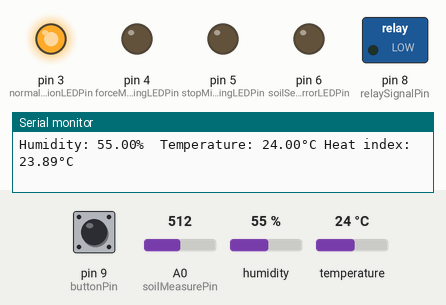
The sketch below on a simulated Arduino Uno, built with avr-gcc and run on an emulated ATmega328P. On the bench: switched loads named in the sketch (green lamp = pin HIGH), output pins drawn as LEDs (lit = HIGH), the last lines printed to the serial monitor. The test bench sets the inputs (shaded band); at power-on: pin 9 (buttonPin) LOW, A0 (soilMeasurePin) = 512, humidity 55 %, temperature 24 °C. Pins used as bus, display or sensor lines are not drawn.

Above: at 2.8 s.
2.9 s: pin 9 (buttonPin) pulled HIGH for 0.15 s
At 3.5 s:
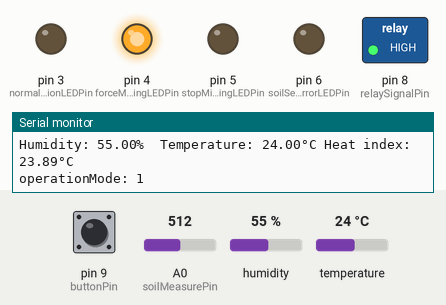
4.5 s: pin 9 (buttonPin) pulled HIGH for 1 s
At 5.9 s:
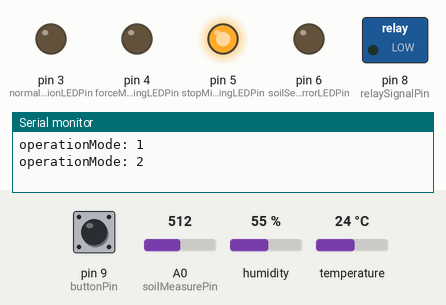
7.0 s: pin 9 (buttonPin) pulled HIGH for 3.2 s
At 7.8 s:
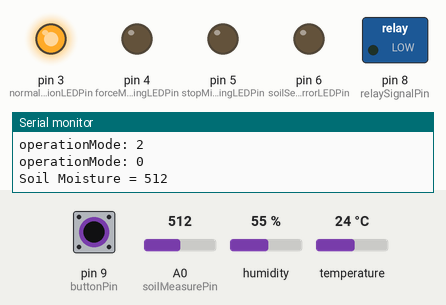
Timing chart, 0 to 10.0 s (numbered marks = the images above; inputs shaded):
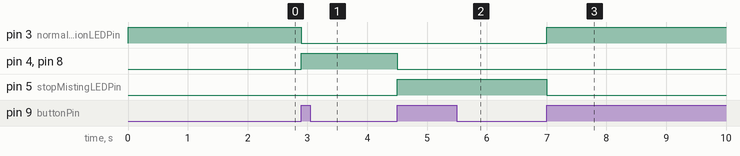

The sketch:

greenhouse.ino
```cpp
#include "DHT.h"

// PIN definitions

// LED configuration
#define normalOperationLEDPin 3
#define forceMistingLEDPin 4
#define stopMistingLEDPin 5
#define soilSensorErrorLEDPin 6

// Push button configuration
#define buttonPin 9

#define soilMeasurePin A0 // Analog pin connected to the sensor's signal outptu
// Rather than powering the sensor through the 3.3V or 5V pins,
// we'll use a digital pin to power the sensor. This will
// prevent corrosion of the sensor as it sits in the soil.
// Variable for soil moisture power pin
#define soilPowerPin 7

// Relay configuration
#define relaySignalPin 8 // Variable for pump relay signal pin


// Temperature / Humidity sensor configuration
#define DHTPIN 11     // Digital pin connected to the DHT sensor
#define DHTPowerPin 10  // Digital pin to power the DHT sensor
#define DHTTYPE DHT22   // DHT 22  (AM2302), AM2321
// Initialize DHT sensor.
DHT dht(DHTPIN, DHTTYPE);

// Push button vaiables

// operation mode of the system, based on push button presses
// 0 = normal
// 1 = force misting
// 2 = stop misting
int operationMode = 0;
int buttonState = 0;         // current state of the button
int lastButtonState = 0;     // previous state of the button


// Variable definitions temp / humidity

// Interval between temperature measurements in milliseconds
unsigned long tempMeasurementInterval = 60000;
unsigned long lastTemperatureMeasurementMillis = 0;

// Variable definitions misting
int soilMoisture = 0; // Value for storing moisture measurement

// Interval between soil mouisture measurements in milliseconds
unsigned long soilMeasurementInterval = 600000;

// Interval between mistings when sensor is nor working in milliseconds
unsigned long sensorlessWaitingInterval = 43200000; // 12 hours

// Interval the pump will run for in milliseconds
unsigned long mistingInterval = 120000;

// If this threshold is reached, we conclude the moisture sensor is not in soil.
// In this case we will switch to initermittent misting at fixed intervals
int soilMoistureSensorOutOfSoilThreshold = 0;

// Threshold value for soil moisture, if soil moisture levels drop below this, we will mist.
int soilMoistureMistingThreshold = 200;
// Threshold value for soil moisture, if soil moisture levels drop below this, we assume sensor has been removed from soil or is broken
// In that case we switch to misting on fixed schedule
int soilMoistureSensorErrorThreshold = 1;

unsigned long mistingStartMillis = 0;
unsigned long waitingPeriodStartMillis = 0;

bool isMisting = false;
bool isWaiting = false;
bool soilSensingFailed = false;

void setup()
{
  Serial.begin(9600); // open serial over USB

  pinMode(soilPowerPin, OUTPUT);
  digitalWrite(soilPowerPin, LOW); // Set to LOW so no power is flowing through the sensor

  pinMode(relaySignalPin, OUTPUT);
  digitalWrite(relaySignalPin, LOW); // Set to LOW so relay is switched OFF

  pinMode(DHTPowerPin, OUTPUT);
  digitalWrite(DHTPowerPin, LOW); // Set to LOW so no power is flowing through the sensor

  pinMode(buttonPin, INPUT);

  // Configure LEDs
  pinMode(normalOperationLEDPin, OUTPUT);
  digitalWrite(normalOperationLEDPin, HIGH); // Default is normal operation

  pinMode(forceMistingLEDPin, OUTPUT);
  digitalWrite(forceMistingLEDPin, LOW); // Default is normal operation

  pinMode(stopMistingLEDPin, OUTPUT);
  digitalWrite(stopMistingLEDPin, LOW); // Default is normal operation

  pinMode(soilSensorErrorLEDPin, OUTPUT);
  digitalWrite(soilSensorErrorLEDPin, LOW); // Default is normal operation

  dht.begin();
}

void loop()
{
  unsigned long currentMillis = millis();
  if (currentMillis < mistingStartMillis || currentMillis < waitingPeriodStartMillis) {
    // if millis() has overflown (happens after about 50 days), need to reset our variables
    reset();
  }
  mistingLoop(currentMillis);
  tempHumidityLoop(currentMillis);
  readButtonState(currentMillis);
}

void reset() {
  mistingStartMillis = 0;
  waitingPeriodStartMillis = 0;
  lastTemperatureMeasurementMillis = 0;
  isWaiting = false;
  isMisting = false;
}

// Temp / Humidity code

void tempHumidityLoop(unsigned long currentMillis) {
  if (currentMillis > lastTemperatureMeasurementMillis + tempMeasurementInterval || lastTemperatureMeasurementMillis == 0) {
    measureTemperatureAndHumidity();
    lastTemperatureMeasurementMillis = currentMillis;
  }
}

void measureTemperatureAndHumidity() {
  // Power-up the sensor
  digitalWrite(DHTPowerPin, HIGH); // turn power to sensor ON
  delay(1000); // sensor needs a second to get ready
  // Reading temperature or humidity takes about 250 milliseconds!
  // Sensor readings may also be up to 2 seconds 'old' (its a very slow sensor)
  float h = dht.readHumidity();
  // Read temperature as Celsius (the default)
  float t = dht.readTemperature();

   digitalWrite(DHTPowerPin, LOW);  // Turn power to sensor OFF
  // Check if any reads failed and exit early (to try again).
  if (isnan(h) || isnan(t)){
    Serial.println(F("Failed to read from DHT sensor!"));
    return;
  }

  // Compute heat index in Celsius (isFahreheit = false)
  float hic = dht.computeHeatIndex(t, h, false);

  Serial.print(F("Humidity: "));
  Serial.print(h);
  Serial.print(F("%  Temperature: "));
  Serial.print(t);
  Serial.print(F("°C "));
  Serial.print(F("Heat index: "));
  Serial.print(hic);
  Serial.println(F("°C "));
}

// Operation mode code

void readButtonState(unsigned long currentMillis) {
  buttonState = digitalRead(buttonPin);

  // compare the buttonState to its previous state
  if (buttonState != lastButtonState) {
    lastButtonState = buttonState;
    if (buttonState == HIGH) {
      // if the current state is HIGH then the button went from off to on:
      operationMode = (operationMode + 1) % 3;
      Serial.print("operationMode: ");
      Serial.println(operationMode);
      updateToNewMode(currentMillis);
    }
    // Delay a little bit to avoid bouncing
    delay(50);
  }
}

void updateToNewMode(unsigned long currentMillis) {
   resetLEDs();
   if (operationMode == 0) { // normal
      digitalWrite(normalOperationLEDPin, HIGH);
      // Reset so that misting loop sample soil moisture and goes back to normal from there.
      stopMisting();
      isWaiting = false;
   } else if (operationMode == 1) { // force misting
      startMisting(currentMillis);
      digitalWrite(forceMistingLEDPin, HIGH);
   } else if (operationMode == 2) { // stop misting
      stopMisting();
      digitalWrite(stopMistingLEDPin, HIGH);
   }
}

void updateErrorLED() {
  if(soilSensingFailed) {
    digitalWrite(soilSensorErrorLEDPin, HIGH);
  } else {
    digitalWrite(soilSensorErrorLEDPin, LOW);
  }
}

void resetLEDs() {
  digitalWrite(normalOperationLEDPin, LOW);
  digitalWrite(forceMistingLEDPin, LOW);
  digitalWrite(stopMistingLEDPin, LOW);
}

// Misting code

void mistingLoop(unsigned long currentMillis) {
   // Only execture misting loop if we are in normal operation mode
   if (operationMode != 0){ return; }
   if (isWaiting == false && isMisting == false) {
     soilMoisture = readSoil();
     if (soilMoisture <= soilMoistureSensorErrorThreshold) {
        soilSensingFailed = true;
        // If we can't get a proper reading from the soil sensor, mist according to the fixed schedule
        if (currentMillis > mistingStartMillis + sensorlessWaitingInterval) {
            startMisting(currentMillis);
        } else {
            startWaiting(currentMillis);
        }
     } else if (soilMoisture < soilMoistureMistingThreshold) {
        soilSensingFailed = false;
        startMisting(currentMillis);
     } else {
        soilSensingFailed = false;
        startWaiting(currentMillis);
     }
     updateErrorLED();
  } else if (isWaiting == true) {
    if (currentMillis > waitingPeriodStartMillis + soilMeasurementInterval) {
        stopWaiting();
    }
  } else if (isMisting == true) {
    if (currentMillis > mistingStartMillis + mistingInterval) {
        stopMisting();
        startWaiting(currentMillis); // always wait one cycle directly after misting.
    }
  }
}

void startMisting(unsigned long currentMillis) {
   isMisting = true;
   mistingStartMillis = currentMillis;
   startPump();
}

void stopMisting() {
  stopPump();
  isMisting = false;
}

void startWaiting(unsigned long currentMillis) {
  isWaiting = true;
  waitingPeriodStartMillis = currentMillis;
}

void stopWaiting() {
  isWaiting = false;
}

// Function used to run the pump (by switching the relay)
void startPump()
{
  digitalWrite(relaySignalPin, HIGH); // turn relay ON
}

// Function used to stop the pump (by switching the relay)
void stopPump()
{
  digitalWrite(relaySignalPin, LOW);  // turn relay OFF
}

// Function used to get the soil moisture content
int readSoil()
{
  digitalWrite(soilPowerPin, HIGH); // turn power to sensor ON
  delay(10); // wait 10 milliseconds
  int val = analogRead(soilMeasurePin); // Read the SIG value form sensor
  digitalWrite(soilPowerPin, LOW);  // Turn power to sensor OFF
  Serial.print("Soil Moisture = ");
  Serial.println(val);
  return val; // Send current moisture value
}
```

Measured:
- after the input at 2.9 s, pin 3 (normalOperationLEDPin): HIGH → LOW at once; pin 4 (forceMistingLEDPin), pin 8 (relaySignalPin): LOW → HIGH at once
- after the input at 4.5 s, pin 4 (forceMistingLEDPin), pin 8 (relaySignalPin): HIGH → LOW at once; pin 5 (stopMistingLEDPin): LOW → HIGH at once
- after the input at 7.0 s, pin 3 (normalOperationLEDPin): LOW → HIGH at once; pin 5 (stopMistingLEDPin): HIGH → LOW at once
